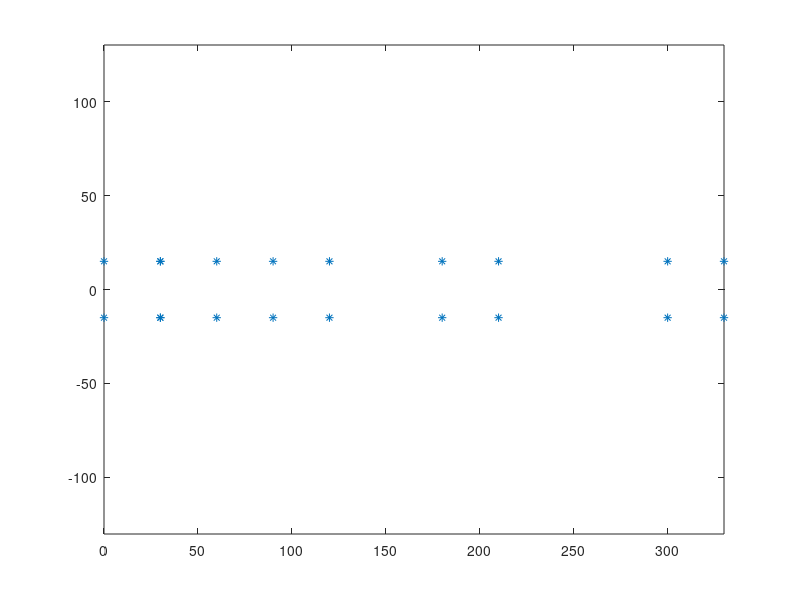

Reproduce this figure in MATLAB. (Note: this script raises an error after producing the figure.)
function []=function_createBlocks(H_build,W_build,factor_gap_from_H)

%W_gap,H_build,W_build

if(nargin==0)
    H_build = 30;
    W_build = [H_build H_build];
    factor_gap_from_H = [0 1 2 3];
end

factor_gap_from_H = [0 factor_gap_from_H];

numBlocks = length(factor_gap_from_H)

%fileName = '3BlocksSynthetic';
fileName = ['blocks_N' int2str(numBlocks)];



X = zeros(2,0);
T = zeros(2,0);


Xcorner = [0.0 ;0.0];

for ifactor = 1:numBlocks
    
    factorH = factor_gap_from_H(ifactor);
    
    if(ifactor>1)
        fileName = [fileName '_' int2str(factorH)]
    end
    
    W_gap = H_build*factorH;
    
    x0 = Xcorner + [W_gap;0];
    
    [Xblock,Tblock] = createBlock(x0,W_build);
    
    T = [T (Tblock+size(X,2))];
    X = [X Xblock];
    
    Xcorner = Xblock(:,2);
    
end

ycm = sum(X(2,:))/size(X,2);
X(2,:) = X(2,:)-ycm;

figure(1)
plot(X(1,:),X(2,:),'*')
axis equal

exportBlocks(X,T,fileName)

exportTranslationPoint(fileName)

exportField(H_build,[fileName '_lidar'])

exportField(0.0,[fileName '_dem'])


end

function [Xblock,Tblock]=createBlock(x0,W)

    if(length(W)==1)
        Xblock = [x0,x0+[W;0],x0+[W;W],x0+[0;W]];
    else
        Xblock = [x0 , x0+[W(1);0] , x0+[W(1);W(2)] , x0+[0;W(2)]];
    end
    Tblock = [ 1 2 3 4
               2 3 4 1];
    
end

function []=exportBlocks(X,T,fileName)
    
    numNodes = size(X,2);
    numElems = size(T,2);

    stream = fopen(['./input/' fileName '.msh'],'w');
    % write header
    fprintf(stream,['MESH dimension 3 ElemType Linear Nnode 2\n']);
    % write node coordinates
    fprintf(stream,['Coordinates\n']);
    fprintf(stream,'%d %f %f 0\n', [1:numNodes; X]);
    fprintf(stream,['End Coordinates\n\n']);
    % write elements
    fprintf(stream,['Elements\n']);
    fprintf(stream,'%d %d %d\n', [ 1:numElems; T]);
    fprintf(stream,['End Elements\n']);
    %
    fclose(stream);

end

function []=exportTranslationPoint(fileName)
    
    stream = fopen(['./input/' fileName '_translationPoint.txt'],'w');
    fprintf(stream,['0.0 0.0\n']);
    fclose(stream);

end

function []=exportField(H,fileName)
    
    hx = 1e10;
    hy = hx;
    x0 = [-hx  -hy];
    nx = 2;
    ny = 2;
    
    field.structured = 1;
    field.z = H*ones(nx,ny);
    field.hx = hx;
    field.hy = hy;
    field.x0 = x0;
    field.nx = nx;
    field.ny = ny;

    save(['./input_fields/' fileName '.mat'],'field');
    

end

% MESH dimension 3 ElemType Linear Nnode 2
% Coordinates
%     1     -900.911185     -274.876506               0
%     2      -900.82219     -254.868701               0
%     3     -962.218576      -335.12693               0
%     4     -982.353381     -334.780938               0
%     5     -961.312615     -193.221315               0
%     6     -981.506419     -193.291319               0
%     7     -1042.75381     -273.127552               0
%     8     -1042.67181     -253.642743               0
% End Coordinates
% 
% Elements
% 1 3 4
% 2 2 1
% 3 1 3
% 4 4 7
% 5 7 8
% 6 8 6
% 7 6 5
% 8 5 2
% End Elements
